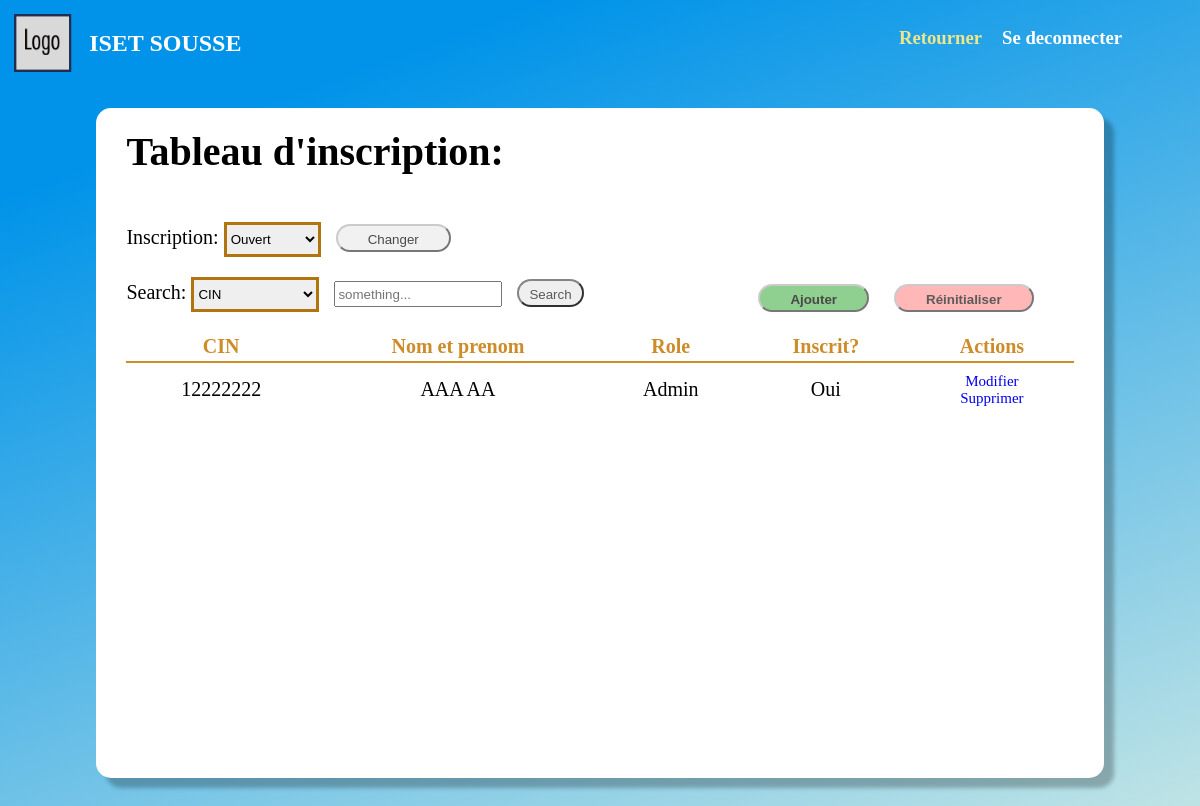
The page /User/SuperAdmin/Gestion/Inscriptions/index.php (signed in) on the database its author committed.
### tables this page shows
CREATE TABLE `liste_inscription` (
  `cin` int(11) NOT NULL,
  `nomprenom` varchar(40) NOT NULL,
  `role` int(10) NOT NULL,
  `departmentID` int(11) NOT NULL
);

### Classes/mySQL.php (called while the page is built, shortened)
<?php
    class mySql {
        private $_cnx;
        function __construct() {
            try {
                $this->_cnx = new PDO("mysql:host=".self::_serveur.";dbname=".self::_dbb, self::_login, self::_mdp);
            } catch (PDOException $e) {
                echo '<br/>Echec lors de la connexion: '.$e->getMessage();
            }
        }
        public function request($query, $array, $return = false) {
            $prep = $this->_cnx->prepare($query);
            $result = $prep->execute($array);
            if ($return === false) {
                return true;
            } else if ($return == 0) {
                return $prep->rowCount() > 0;
            } else if ($return == 1) {
                return $prep->rowCount() > 0? $prep->fetch() : -1;
            } else if ($return == 2) {
                return $prep->rowCount() > 0? $prep->fetchAll() : -1;
            } else if ($return == 3) {
                return $this->_cnx->lastInsertId();
            }
        }
    }
?>

### Classes/InscriptionDB.php (called while the page is built, shortened)
<?php
    require_once("MySql.php");
    class InscriptionDB extends MySql {
        public function getAll() {
            return $this->request("
            SELECT l.cin as cin, nomprenom, role, departmentID, case when u.CIN is NULL THEN 0 ELSE 1 END as isSubscribed
            FROM liste_inscription as l
            LEFT JOIN (
                SELECT cin
                FROM utilisateur
            ) as u ON u.CIN = l.cin", array(), 2);
        }
    }
?>

### Classes/Roles.php (called while the page is built, shortened)
<?php
class Roles
{
    static public function getName($id) {
        return self::roleArray[$id];
    }
}

### User/SuperAdmin/Gestion/Inscriptions/index.php (the view, shortened to what this page needs)
<!DOCTYPE html>
<head>
    <link rel="stylesheet" href="/Assets/css/user.css">
    <link rel="stylesheet" href="/Assets/css/profil.css">
    <link rel="stylesheet" href="/Assets/css/tables.css">
    <link rel="stylesheet" href="/Assets/css/buttons.css">
</head>
<body>
    <?php
        require_once(ROOT."/Classes/InscriptionDB.php");
        $inscriptionDB = new InscriptionDB();
        $users = $inscriptionDB->getAll();
    ?>
    <div class="logo">
        <div class = "seperated_div">
            <div class = "header_div">
                <img src="/Assets/imgs/LOGO.png">
                <h2 class = "website_title"> <?= NOM_SITE ?> </h2>
            </div>
            <div class = "buttons_div">
                <h3 class = "go_back"> <a href="/User/index.php">Retourner</a></h3>
                <h3 class = "deconnection"> <a href="/Pipes/deconnexion.php">Se deconnecter</a></h3>
            </div>
        </div>
    </div>
    <div class="cd">
        <div class="cadre" >
        <h1 class = "table_name"> Tableau d'inscription: </h1>
            <div class = "cadre_header">
                <div class = "forms">
                    <div>Inscription:
                        <select id="inscription_select" class="drop_form" name="role" onchange="selectIState()">
                            <option value="1">Ouvert</option>
                        </select>
                        <button type = "button" id = "valider_btn" class = "_btn valider_btn" onclick="changeIState()" disabled> Changer </button>
                    </div>
                    <div>Search:
                        <select id="search_filter_form" class="drop_form" name="role">
                            <option value="1">CIN</option>
                        </select>
                        <input id= "search_input" type="text" class="lab_in_txt" name = "CIN" placeholder = "something..." required>
                        <button type = "button" class = "_btn search_btn" onclick="search()"> Search </button>
                    </div>
                </div>
                <div class = "_tool_buttons">
                    <a href = "ajouter.php"><button class = "_btn _green_btn"> Ajouter </button></a>
                    <a href = "/Pipes/adm_insr_reset.php" onclick="return confirm('DELETION: Are you sure you want to remove ALL items in the inscriptions table?');"><button class = "_btn _red_btn"> Réinitialiser </button> </a>
                </div>
            </div>
            <table id ="table_" class="scrollable-table">
                <thead>
                    <tr>
                        <th style = "width:20%"><span class = "table_header">CIN</span></th>
                        <th style = "width:30%"><span class = "table_header">Nom et prenom</span></th>
                        <th><span class = "table_header">Role</span></th>
                        <th><span class = "table_header">Inscrit?</span></th>
                        <th><span class = "table_header">Actions</span></th>
                    </tr>
                </thead>
                <tbody>
                    <?php
                        if (is_array($users)) {
                            foreach ($users as $key => $user) {
                                echo "
                                    <tr>
                                        <td>".$user["cin"]."</td>
                                        <td>".$user["nomprenom"]."</td>
                                        <td>".Roles::getName($user["role"])."</td>
                                        <td>". ($user["isSubscribed"] == 1? "Oui": "Non")."</td>
                                        <td>
                                            <a class = 'link_ref' href = 'modifier.php?cin=".$user["cin"]."'>Modifier</a>
                                            <a class = 'link_ref' href = '/Pipes/adm_insr_supprimer.php?cin=".$user["cin"]."' onclick=\"return confirm('DELETION: Are you sure you want to remove \'".$user["nomprenom"]."\' from the table?');\">Supprimer</a>
                                    </td>
                                </tr>
                                ";
                            }
                        }
                    ?>
                </tbody>
            </table>
        </div>
    </div>
</body>
</html>

### Assets/css/user.css (style rules this page uses)
body { background-color: #0093E9; background-image: linear-gradient(160deg, #0093E9 15%, #cce9e5 100%); }
.header_div { display: flex; flex-direction: row; align-items: center; height: 70px; }
.seperated_div { display: flex; flex-direction: row; justify-content: space-between; }
.seperated_div div { width: 50%; }
.buttons_div { display:flex; justify-content: right; margin-right: 70px; }
.buttons_div > * { margin-left: 20px }
.website_title { color: white; }
.go_back a { color: rgb(237 230 140); font-weight: bold; }
.deconnection a { color: white; }
a { text-decoration: none; }
.logo img { padding:1%; width: 70px; }

### Assets/css/profil.css (style rules this page uses)
.cd { padding-top: 30px; padding-left: 250px; margin-bottom: 70px; }
.table_name { margin-top: 0; }
.cadre { padding-top:50px; padding-left: 30px; background-color:rgb(216, 216, 231); box-shadow: 10px 10px 4px rgb(0 0 0 / 25%); border-radius: 15px; width: 1000px; font-size: 20px; min-height: 600px; padding-bottom:50px }

### Assets/css/tables.css (style rules this page uses)
.cd { padding-top: 30px; margin-bottom: 100px; padding-left: 0; }
.cadre { background-color: white; margin: auto; padding:20px 30px 50px; width:80% }
.scrollable-table { overflow-y:scroll; }
#table_ { border-collapse: collapse; width: 100%; text-align: center; font-family: 'Proxima Nova'; font-size: 20px; }
#table_ > thead { border-bottom: 2px solid rgb(206, 140, 41); color:rgb(206, 140, 41); font-weight: bold; height:30px; }
#table_ > tbody tr:first-child td { padding-top: 7px; }
.table_header { font-weight: bold; }
td { height:40px }
.cadre_header { display:flex; flex-direction:row; justify-content: space-between; margin-bottom: 20px }
.drop_form { height: 35px; margin-top: 20px; border: 3px solid #B1740F; }
#inscription_select { width: 97px }
#search_filter_form { width: 128px; }
.lab_in_txt { height: 20px; width: 160px; margin-left: 10px; }
.link_ref { font-size: 15px; display:block; }

### Assets/css/buttons.css (style rules this page uses)
._btn { margin-left: 10px; background-color: rgb(84, 169, 84); border-radius: 20px; }
._btn:not(:disabled) { cursor:pointer }
._btn:disabled, ._btn:disabled:hover { border-color: #cbcbcb !important; color: #494949 !important; background-color: rgb(194 194 194 / 23%) !important; }
.valider_btn { border-color: #cbcbcb; color: white; padding: 6px 30px 3px; background-color: rgb(84, 169, 84); }
.valider_btn:disabled { background-color:rgb(160 216 160); }
.search_btn { border-color: #858585; color: #595959; padding: 6px 10px 3px; background-color: rgb(239 239 239); }
._tool_buttons { margin: auto 20px 0; }
._tool_buttons button { margin: 0 20px 0 0; padding: 6px 30px 3px; font-weight:bold; }
._green_btn { border-color: #cbcbcb; color: #494949; background-color: rgb(143 207 143); }
._red_btn { border-color: #cbcbcb; color: #5b5b5b; background-color: rgb(255 183 183); }

### rows shown on the page
liste_inscription: cin "12222222", nomprenom "AAA AA", role "Admin"

### other values the page prints
NOM_SITE "ISET SOUSSE"
